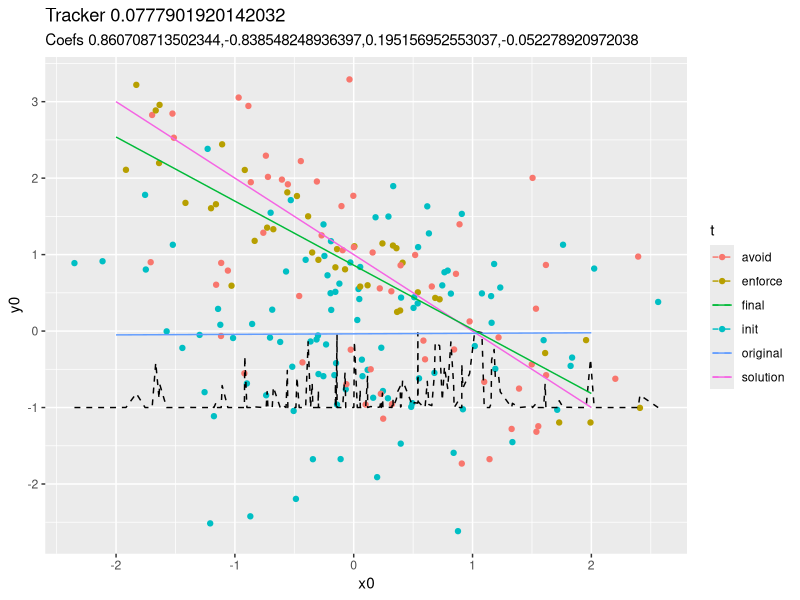

Generate this figure with R:
library(tidyverse)
library(ggplot2)

a <- -1
b <- 1

ninit <- 100
df <- tibble(
    y0 = rnorm(100),
    x0 = rnorm(100),
    z0 = rnorm(100),
    t = "init"
)

h <- 0.3
eval <- function(xs, ys) exp(-((ys - (a * xs + b))/h)^2)

m <- lm(y0~x0*z0, data = df)
origc <- coef(m)
df <- df %>% mutate(tracker = eval(x0, predict(m, newdata = df)))

for (i in 1:100) {
    nd <- data.frame(x0 = rnorm(1), z0 = rnorm(1))
    pred <- predict(m, newdata = nd, interval = "prediction") ## Class: matrix
    err <- min(0.2 * (pred[1, 3] - pred[1,2]), 1)
    sample <- rnorm(1, pred[1, 1], err)
    reward <- eval(nd$x0, sample)

    bw <- 0.2
    tracker <- weighted.mean(df$tracker, exp(-((df$x0 - nd$x0)^2 + (df$z0 - nd$z0)^2) / bw^2))
    
    if (reward > tracker) {
        ## This was an improvement, so just add the data point
        nd <- tibble(nd, y0 = sample, t = "enforce")
    } else {
        ## This was worse, pull model away from this point
        nd <- tibble(nd, y0 = 2 * pred[1,1] - sample, t = "avoid", pair = sample, mid = pred[1,1], base_tracker = tracker)
    }
    nd$tracker <- reward
    df <- bind_rows(df, nd) %>% mutate(idx = pmax(row_number() - ninit, 1))
    m <- update(m, data = df, weights = idx * (0.5 * (as.numeric(t == "init") + as.numeric(t == "avoid")) + as.numeric(t == "enforce")))
    ## m <- lm(y0~x0, data = df)
}

xs <- -2:2
ggplot(df, aes(x = x0, y = y0, group = t, color = t)) +
    geom_point() +
    geom_line(aes(y = tracker - 1, group=NULL, color=NULL), linetype="dashed") + 
    geom_line(data = tibble(x0 = xs, y0=a * xs + b, t="solution")) +
    geom_line(data = tibble(x0 = xs, y0=origc[2] * xs + origc[1], t="original")) +
    geom_line(data = tibble(x0 = xs, y0=coef(m)[2] * xs + coef(m)[1], t="final")) +
    ## geom_crossbar(aes(x = x0, y = mid, ymin = pmin(y0, pair), ymax = pmax(y0, pair)), width=0.1) +
    ggtitle(paste("Tracker", tracker), subtitle = paste("Coefs", paste(coef(m), collapse=",")))
